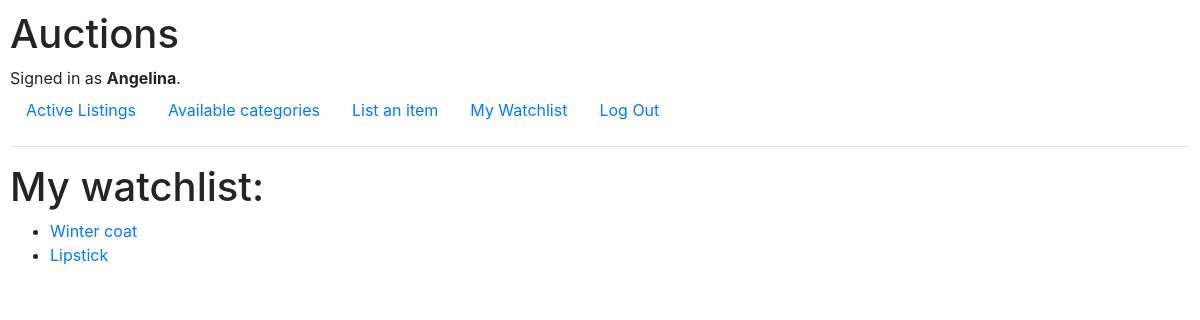
Page /watchlist (signed in) on the earlier database version.
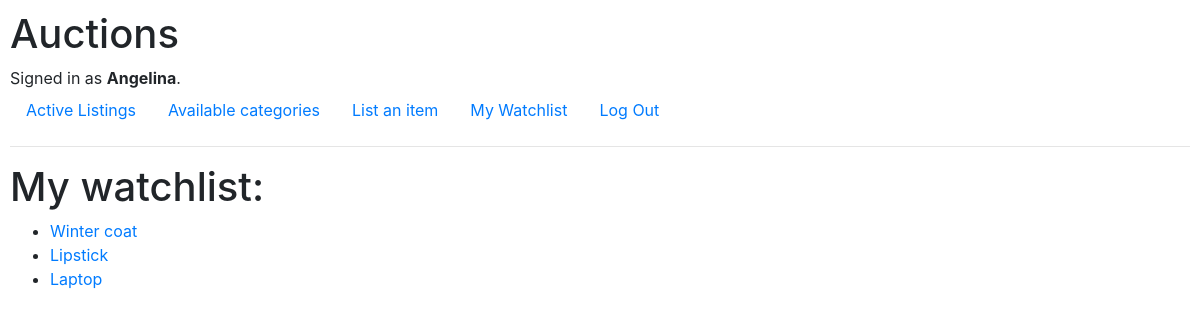
Same page on the later database version.
### auctions/models.py (models this page shows, shortened)
class User(AbstractUser):
    pass

class Watchlist(models.Model):
    user = models.ForeignKey(User, on_delete=models.CASCADE, related_name="watchlist")
    listing = models.ForeignKey(Listing, on_delete=models.CASCADE, related_name="watchlisted")
    class Meta:
        unique_together = ("user", "listing") #make sure a user cannot have duplicate listings in their watchlist

class Listing(models.Model):
    category = models.ForeignKey(Category, on_delete=models.CASCADE, related_name="listings") #every category can have multuple listings. Every listing has its category
    user = models.ForeignKey(User, on_delete=models.CASCADE, related_name="listings", null=True)
    title = models.CharField(max_length=200)
    description = models.CharField(max_length=1000, validators=[MinLengthValidator(20)]) # asking users to input a listing description that is at least 100 characters long
    starting_bid = models.FloatField(validators=[MinValueValidator(0.01)])
    image_url = models.URLField(max_length=200, blank = True, null = True) #the url can be blank
    open =  models.BooleanField(default = True) #the standard status for a listing is "open"
    created_at =models.DateTimeField(auto_now_add=True) #automatically add the timestamp to the listing - useful to sort the listings chronologically for the display
    winner = models.ForeignKey(User, related_name="purchases", on_delete=models.SET_NULL, null=True, blank=True) #if the acquiror deletes tjeir account, this field is set to Null
    sold_for = models.FloatField(null=True, blank=True)

### auctions/views.py (the view)
# urls.py: path('watchlist', views.WatchlistListView.as_view(), name='watchlist'),
class WatchlistListView(LoginRequiredMixin, ListView):
    model = Watchlist
    template_name = 'auctions/watchlist.html'
    context_object_name = 'listings'
    def get_queryset(self):
        user = self.request.user
        return Watchlist.objects.filter(user=user)

### auctions/templates/auctions/watchlist.html (shortened to what this page needs)
{% extends 'auctions/layout.html' %}
{% block body %}
<h1>My watchlist:</h1>
<ul>
{% for listing in listings %}
<li><a href="{% url 'listing_view' listing.listing.pk %}" class="link-primary">{{ listing.listing.title }}</a></li>
{% endfor %}
</ul>
{% endblock %}

### auctions/templates/auctions/layout.html (shortened to what this page needs)
{% load static %}
<!DOCTYPE html>
<html lang="en">
    <head>
        <link rel="stylesheet" href="https://stackpath.bootstrapcdn.com/bootstrap/4.4.1/css/bootstrap.min.css">
        <link href="{% static 'auctions/styles.css' %}" rel="stylesheet">
    </head>
    <body>
        <h1>Auctions</h1>
        <div>
            {% if user.is_authenticated %}
                Signed in as <strong>{{ user.username }}</strong>.
            {% else %}
                Not signed in.
            {% endif %}
        </div>
        <ul class="nav">
            <li class="nav-item">
                <a class="nav-link" href="{% url 'index' %}">Active Listings</a>
            </li>
            <li class="nav-item">
                <a class="nav-link" href="{% url 'categories' %}">Available categories</a>
            </li>
            {% if user.is_authenticated %}
                <li class="nav-item">
                <a class="nav-link" href="{% url 'listing_create' %}">List an item</a>
             </li>
                <li class="nav-item">
                    <a class="nav-link" href="{% url 'watchlist' %}">My Watchlist</a>
                </li>
                <li class="nav-item">
                    <a class="nav-link" href="{% url 'logout' %}">Log Out</a>
                </li>
            {% endif %}
        </ul>
        <hr>
        {% block body %}
        {% endblock %}
    </body>
</html>

### auctions/static/auctions/styles.css (style rules this page uses)
body { padding: 10px; }

Differences in the rows shown:
added Watchlist: listing "Laptop"
